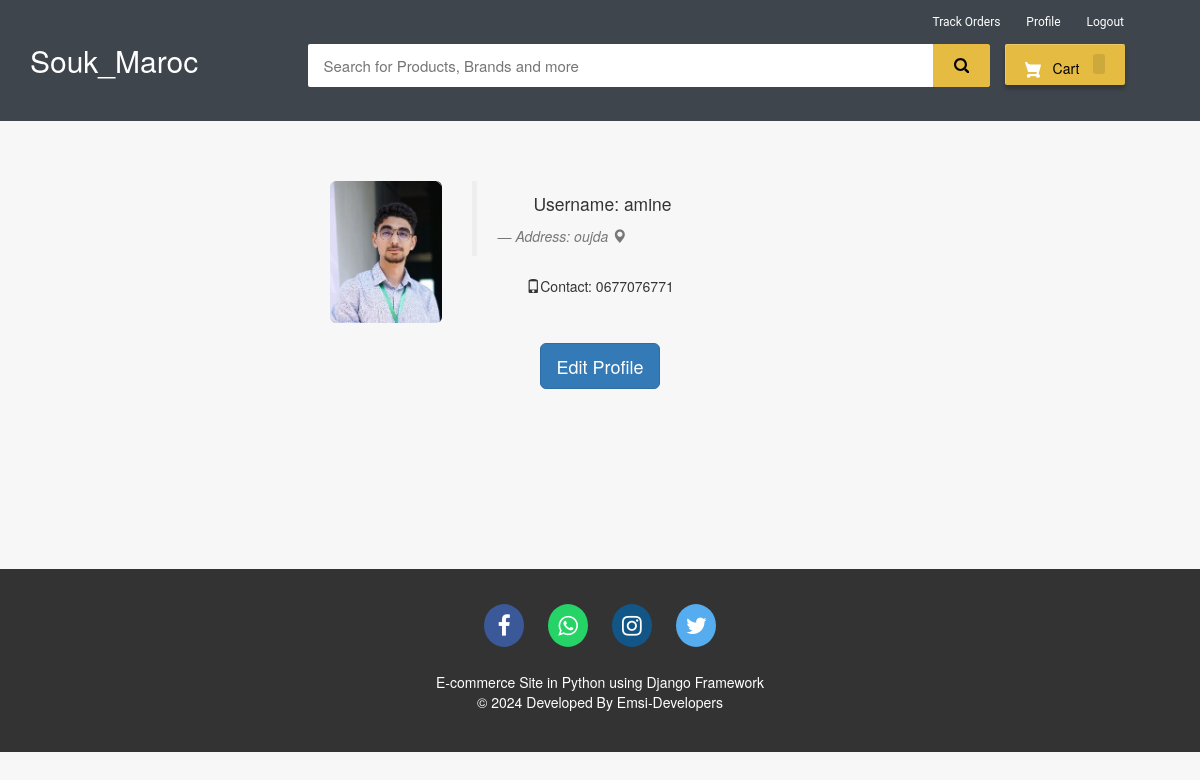
Page /my-profile (signed in) on the committed database.
### ecom/models.py (models this page shows, shortened)
class Customer(models.Model):
    user=models.OneToOneField(User,on_delete=models.CASCADE)
    profile_pic= models.ImageField(upload_to='profile_pic/CustomerProfilePic/',null=True,blank=True)
    address = models.CharField(max_length=40)
    mobile = models.CharField(max_length=20,null=False)

### ecom/views.py (the view)
# urls.py: path('my-profile', views.my_profile_view,name='my-profile'),
@login_required(login_url='customerlogin')
@user_passes_test(is_customer)
def my_profile_view(request):
    customer=models.Customer.objects.get(user_id=request.user.id)
    return render(request,'ecom/my_profile.html',{'customer':customer})

### ecom/views.py (called while the page is built)
def is_customer(user):
    return user.groups.filter(name='CUSTOMER').exists()

### templates/ecom/my_profile.html (shortened to what this page needs)
{% extends 'ecom/customer_base.html' %}
{% load static %}
{% block content %}
<br><br><br>
<div style="padding-left:300px;" class="container">
        <div class="col-sm-2 col-md-2">
            <img src="{% static customer.profile_pic.url %}"   alt="profile pic" class="img-rounded img-responsive" />
        </div>
        <div class="col-sm-4 col-md-4">
            <blockquote>
                <p>Username: {{request.user}}</p> <small><cite title="Source Title">Address: {{customer.address}}  <i class="glyphicon glyphicon-map-marker"></i></cite></small>
            </blockquote>
            <p><i class="glyphicon glyphicon-phone"></i>Contact: {{customer.mobile}}
            </p>
        </div>
</div>
<br>
<div style="text-align: center;">
  <a href="/edit-profile"><button class="btn btn-primary btn-lg" ><span>Edit Profile </span></button></a>
</div>
<br><br><br><br><br><br>
{% endblock content %}

### templates/ecom/customer_base.html (style rules this page uses)
body { background-color: #f7f7f7; }
p { text-align: center; }

### templates/ecom/my_profile.html (style rules this page uses)
body { background-color:#f7f7f7; }

### rows in the picture
Customer: profile_pic (picture), address "oujda", mobile "0677076771"

### other values in the picture
{{ request.user }} "amine"
